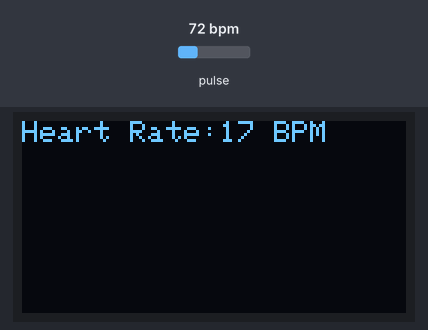
This program was run on a simulated ESP32. Parts: 128×64 one-colour display. Inputs (shaded band) come from the test bench; at power-on: pulse 72 bpm. The display library's start-up logo is not drawn; what the program prints to the serial monitor is not drawn.

Above: at 1.2 s.
1.3 s: pulse set to 42 bpm
At 3.2 s:
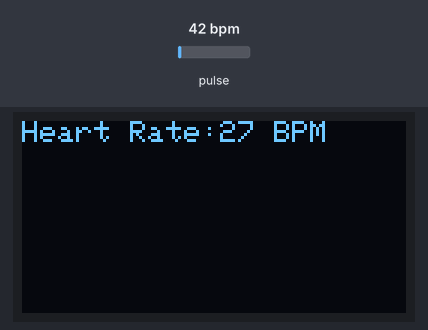
4.3 s: pulse set to 130 bpm
At 4.56 s:
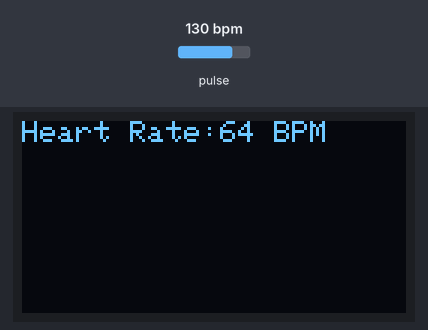
6.3 s: pulse set to 70 bpm
At 10.1 s:
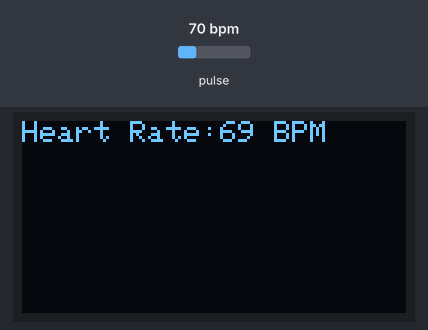
Timing chart, 0 to 11.6 s (numbered marks = the images above; inputs shaded):
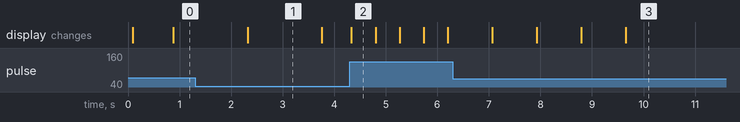

The program:

main.cpp
```cpp
#include <Arduino.h>
#include <Wire.h>
#include "MAX30105.h"
#include "heartRate.h"
#include <SPI.h>
#include <Adafruit_GFX.h>
#include <Adafruit_SSD1306.h>
#include <Adafruit_I2CDevice.h>


//inicalizace MAX30102
MAX30105 particleSensor;
long lastBeat = 0;
float bpm;
int beatAvg;


//inicializace SSD1306
#define OLED_MOSI  19
#define OLED_CLK   18
#define OLED_DC    13
#define OLED_CS    12
#define OLED_RESET 23
Adafruit_SSD1306 display(128, 64,  OLED_MOSI, OLED_CLK, OLED_DC, OLED_RESET, OLED_CS);


//pomocna funkce zobrazeni textu
void displayText(int bpm){
  display.clearDisplay();

  // vlevo nahore start
  display.setCursor(0,0);
  display.setTextSize(1);
  display.setTextColor(SSD1306_WHITE);
  if( bpm == 0){
    display.print("PUT FINGER ON SENSOR");
  } else {
    display.print("Heart Rate:" + String(bpm) + " BPM");
  }
  display.display();
}

const uint8_t bpmFilter = 4;
byte vzorky[4]; //Array of heart rates
byte p = 0;

void setup() {
  Serial.begin(9600);
  Serial.println("Start");

  // init max30102
  particleSensor.begin(Wire, I2C_SPEED_FAST); //defaultni port (SDA/SCL)
  particleSensor.setup();
  particleSensor.setPulseAmplitudeRed(0x0a); //RED led


  // init ssd1306
  display.begin(SSD1306_SWITCHCAPVCC);
  display.display();

}

//hlavni smycka
void loop() {
 long irVal= particleSensor.getIR();

 if (checkForBeat(irVal)){
    long delta = millis() - lastBeat;
    lastBeat = millis();

    bpm = 60 / (delta / 1000.0);

    // vyfiltrujeme vhodne hodnoty
    if (bpm > 20 && bpm < 255)
    {
      vzorky[p++] = (byte)bpm;
      p %= bpmFilter;

      //low pass filter ze 4 vzorku
      beatAvg = 0;
      for (byte x = 0 ; x < bpmFilter ; x++)
        beatAvg += vzorky[x];
      beatAvg /= bpmFilter;
    }
  }

  Serial.print("BPM="+ String(bpm)+ ", Avg BPM=" + String(beatAvg) + "\n");

  if (irVal < 50000)
    displayText(0);
  else{
    displayText((int)beatAvg);
  }
}
```

Measured:
- after the input at 4.3 s, the display: changes at once (image 2)
- after the input at 6.3 s, the display: first changes after 0.77 s (image 3 shows a later state)
- what the display in image 1 shows lasts 1.5 s, from 2.3 s to 3.8 s
- what the display in image 2 shows lasts 0.5 s, from 4.3 s to 4.8 s
